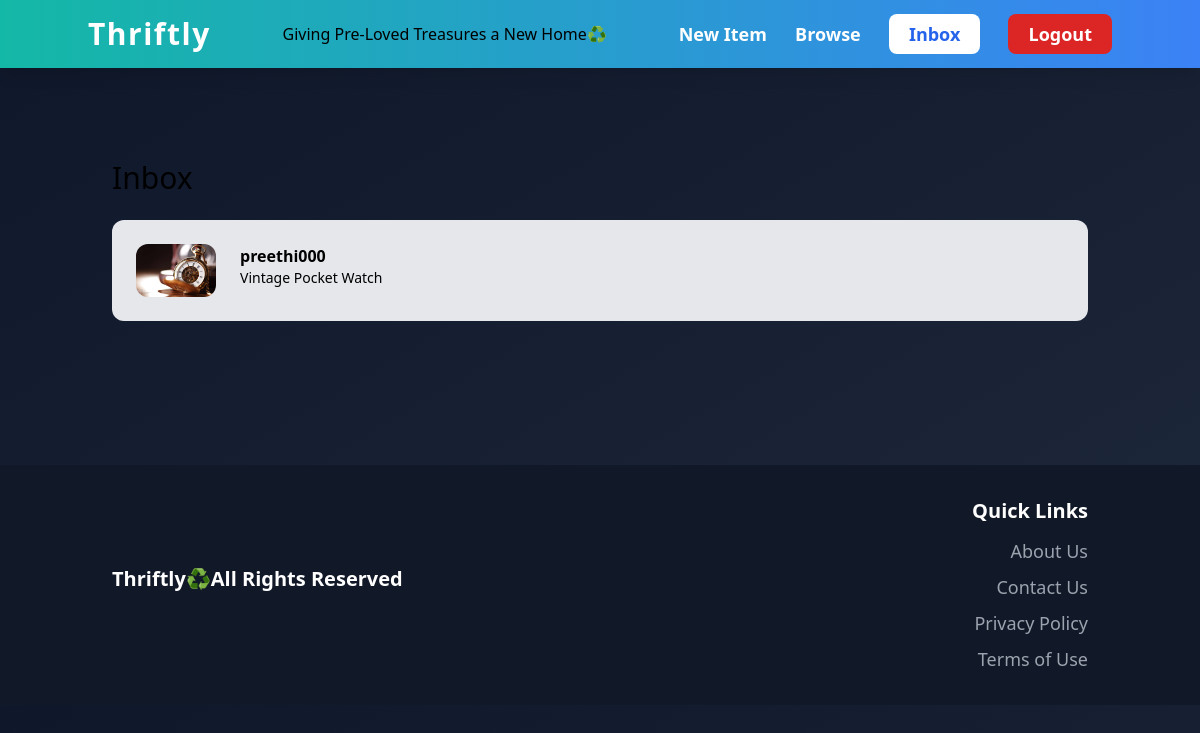
The page /inbox/ (signed in) on the database its author committed.
### conversation/models.py (models this page shows, shortened)
class Conversation(models.Model):
    item = models.ForeignKey('item.Item', related_name='conversations', on_delete=models.CASCADE)
    members = models.ManyToManyField(User, related_name='conversations')
    created_at = models.DateTimeField(auto_now_add=True)
    modified_at = models.DateTimeField(auto_now=True)
    class Meta:
        ordering = ('-modified_at',)

### item/models.py (models this page shows, shortened)
class Item(models.Model):
    name = models.CharField(max_length=255)
    description = models.TextField(blank=True, null=True)
    price = models.DecimalField(max_digits=10, decimal_places=2)
    image = models.ImageField(upload_to='item_images/', blank=True, null=True)
    is_sold = models.BooleanField(default=False)
    created_by = models.ForeignKey(User, on_delete=models.CASCADE)
    created_at = models.DateTimeField(auto_now_add=True)

### conversation/views.py (the view)
# urls.py: path('inbox/', include('conversation.urls')),
@login_required
def inbox(request):
    conversations = Conversation.objects.filter(members__in=[request.user.id])
    return render(request, 'conversation/inbox.html', {
        'conversations': conversations
    })

### conversation/templates/conversation/inbox.html (shortened to what this page needs)
{% extends 'core/base.html' %}
{% block content %}
<h1 class="mb-6 text-3xl text-gray-900">Inbox</h1>
<div class="space-y-6">
    {% for conversation in conversations %}
        <a href="{% url 'conversation:detail' conversation.id %}">
            <div class="p-6 flex bg-gray-200 rounded-xl mb-4">
                <div class="pr-6">
                    <img src="{{ conversation.item.image.url }}" class="w-20 rounded-xl">
                </div>
                <div class="flex flex-col">
                    {% for member in conversation.members.all %}
                        {% if member != request.user %}
                            <p class="font-semibold text-teal-600">{{ member.username }}</p>
                            <p class="text-sm text-gray-900">{{ conversation.item.name }}</p>
                        {% endif %}
                    {% endfor %}
                </div>
            </div>
        </a>
    {% endfor %}
</div>
{% endblock %}

### core/templates/core/base.html (style rules this page uses)
body { background: linear-gradient(to bottom right, #0f172a, #1e293b); color: #f8fafc; }

### conversation/templates/conversation/inbox.html (style rules this page uses)
h1, p, input, textarea, label { color: black !important; }

### rows shown on the page
Conversation: item.image (picture), item.name "Vintage Pocket Watch"

### other values the page prints
{{ member.username }} "preethi000"
